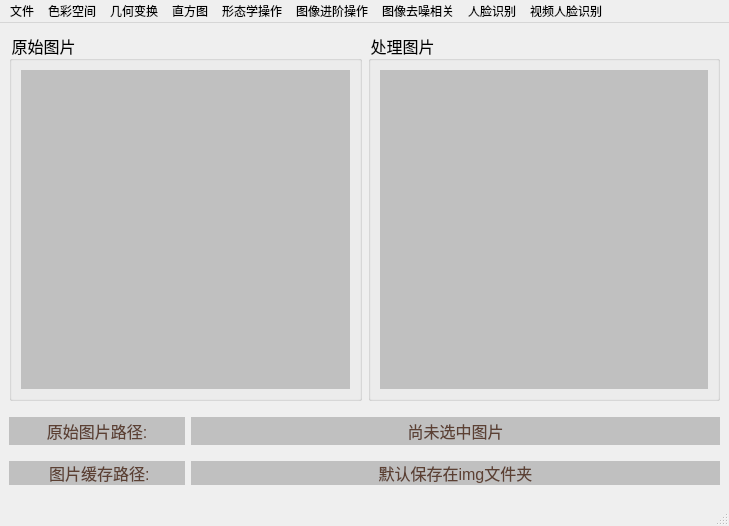
<?xml version="1.0" encoding="UTF-8"?>
<ui version="4.0">
 <class>mainWindow</class>
 <widget class="QMainWindow" name="mainWindow">
  <property name="geometry">
   <rect>
    <x>0</x>
    <y>0</y>
    <width>729</width>
    <height>526</height>
   </rect>
  </property>
  <property name="windowTitle">
   <string>数字图像处理 By 图图</string>
  </property>
  <property name="styleSheet">
   <string notr="true">QLabel { 
    color:#5c4033 ;
    font-size:16px;
	border:0px solid #b5a642;
	font-family:幼圆;
	background-color: silver
}

QGroupBox {
	font-family:幼圆;
	font-size:16px;
}

QPushButton {
    border: 1px solid rgb(124, 124, 124);
    background-color: qconicalgradient(cx:0.5, cy:0.5, angle:180, stop:0.49999 rgba(214, 214, 214, 255), stop:0.50001 rgba(236, 236, 236, 255));	
    border-radius:30px;
	font-family:微软雅黑;
	font-size:25px;
}

QPushButton:hover{
    border: 1px solid #3C80B1;
    background-color: qconicalgradient(cx:0.5, cy:0.5, angle:180, stop:0.49999 rgba(181, 225, 250, 255), stop:0.50001 rgba(222, 242, 251, 255));
    border-radius:5px;
}

QPushButton:pressed{
    border: 1px solid #5F92B2;
    background-color: qconicalgradient(cx:0.5, cy:0.5, angle:180, stop:0.49999 rgba(134, 198, 233, 255), stop:0.50001 rgba(206, 234, 248, 255));
    border-radius:5px;
}</string>
  </property>
  <widget class="QWidget" name="centralwidget">
   <layout class="QVBoxLayout" name="verticalLayout" stretch="10,1,0">
    <item>
     <layout class="QHBoxLayout" name="horizontalLayout" stretch="1,1">
      <property name="bottomMargin">
       <number>10</number>
      </property>
      <item>
       <widget class="QGroupBox" name="original_group">
        <property name="sizePolicy">
         <sizepolicy hsizetype="Preferred" vsizetype="Preferred">
          <horstretch>0</horstretch>
          <verstretch>0</verstretch>
         </sizepolicy>
        </property>
        <property name="font">
         <font>
          <family>幼圆</family>
          <pointsize>-1</pointsize>
         </font>
        </property>
        <property name="title">
         <string>原始图片</string>
        </property>
        <layout class="QGridLayout" name="gridLayout_2">
         <item row="0" column="0">
          <widget class="QLabel" name="ori_pic">
           <property name="text">
            <string/>
           </property>
           <property name="scaledContents">
            <bool>true</bool>
           </property>
          </widget>
         </item>
        </layout>
       </widget>
      </item>
      <item>
       <widget class="QGroupBox" name="fixed_group">
        <property name="font">
         <font>
          <family>幼圆</family>
          <pointsize>-1</pointsize>
         </font>
        </property>
        <property name="mouseTracking">
         <bool>false</bool>
        </property>
        <property name="title">
         <string>处理图片</string>
        </property>
        <layout class="QGridLayout" name="gridLayout">
         <item row="0" column="0">
          <widget class="QLabel" name="fixed_pic">
           <property name="text">
            <string/>
           </property>
           <property name="scaledContents">
            <bool>true</bool>
           </property>
          </widget>
         </item>
        </layout>
       </widget>
      </item>
     </layout>
    </item>
    <item>
     <layout class="QGridLayout" name="gridLayout_4" columnstretch="1,3">
      <property name="bottomMargin">
       <number>10</number>
      </property>
      <item row="0" column="0">
       <widget class="QLabel" name="origin_label">
        <property name="text">
         <string>原始图片路径:</string>
        </property>
        <property name="alignment">
         <set>Qt::AlignCenter</set>
        </property>
       </widget>
      </item>
      <item row="0" column="1">
       <widget class="QLabel" name="origin_pic_path">
        <property name="font">
         <font>
          <family>幼圆</family>
          <pointsize>-1</pointsize>
         </font>
        </property>
        <property name="text">
         <string>尚未选中图片</string>
        </property>
        <property name="alignment">
         <set>Qt::AlignCenter</set>
        </property>
       </widget>
      </item>
     </layout>
    </item>
    <item>
     <layout class="QGridLayout" name="gridLayout_3" columnstretch="1,3">
      <property name="bottomMargin">
       <number>10</number>
      </property>
      <item row="0" column="0">
       <widget class="QLabel" name="save_label">
        <property name="sizePolicy">
         <sizepolicy hsizetype="Preferred" vsizetype="Preferred">
          <horstretch>0</horstretch>
          <verstretch>0</verstretch>
         </sizepolicy>
        </property>
        <property name="text">
         <string>     图片缓存路径:    </string>
        </property>
        <property name="alignment">
         <set>Qt::AlignCenter</set>
        </property>
       </widget>
      </item>
      <item row="0" column="1">
       <widget class="QLabel" name="save_pic_path">
        <property name="text">
         <string>默认保存在img文件夹</string>
        </property>
        <property name="alignment">
         <set>Qt::AlignCenter</set>
        </property>
       </widget>
      </item>
     </layout>
    </item>
   </layout>
  </widget>
  <widget class="QMenuBar" name="menubar">
   <property name="enabled">
    <bool>true</bool>
   </property>
   <property name="geometry">
    <rect>
     <x>0</x>
     <y>0</y>
     <width>729</width>
     <height>23</height>
    </rect>
   </property>
   <property name="cursor">
    <cursorShape>CrossCursor</cursorShape>
   </property>
   <widget class="QMenu" name="file_menu">
    <property name="enabled">
     <bool>true</bool>
    </property>
    <property name="title">
     <string>文件</string>
    </property>
    <addaction name="Open_btn"/>
    <addaction name="Save_btn"/>
   </widget>
   <widget class="QMenu" name="geo_menu">
    <property name="enabled">
     <bool>true</bool>
    </property>
    <property name="title">
     <string>几何变换</string>
    </property>
    <widget class="QMenu" name="RotateMenu">
     <property name="title">
      <string>图像旋转</string>
     </property>
     <addaction name="separator"/>
     <addaction name="FreeRotation"/>
     <addaction name="FixedRotation"/>
    </widget>
    <addaction name="ImageMove"/>
    <addaction name="ImageResize_t"/>
    <addaction name="ImageResize_p"/>
    <addaction name="Mirror_H_menu"/>
    <addaction name="Mirror_V_menu"/>
    <addaction name="Mirror_C_menu"/>
    <addaction name="RotateMenu"/>
   </widget>
   <widget class="QMenu" name="denoising_menu">
    <property name="enabled">
     <bool>true</bool>
    </property>
    <property name="title">
     <string>图像去噪相关</string>
    </property>
    <widget class="QMenu" name="Noise_menu">
     <property name="title">
      <string>随机给图片添加噪声</string>
     </property>
     <addaction name="Salt_And_Pepper_Noise_menu"/>
     <addaction name="Gauss_Noise_menu"/>
    </widget>
    <widget class="QMenu" name="Filter_menu">
     <property name="title">
      <string>图像滤波</string>
     </property>
     <widget class="QMenu" name="Statistic_Filtering_menu">
      <property name="title">
       <string>排序统计类滤波</string>
      </property>
      <addaction name="separator"/>
      <addaction name="leastFilter"/>
      <addaction name="middleFilter"/>
      <addaction name="LargestFilter"/>
     </widget>
     <widget class="QMenu" name="Choice_menu">
      <property name="title">
       <string>选择性滤波器</string>
      </property>
      <addaction name="passFilter"/>
      <addaction name="blockFilter"/>
     </widget>
     <addaction name="Gaussian_Blur_menu"/>
     <addaction name="Average_Filtering_menu"/>
     <addaction name="Statistic_Filtering_menu"/>
     <addaction name="Choice_menu"/>
    </widget>
    <addaction name="Noise_menu"/>
    <addaction name="Filter_menu"/>
   </widget>
   <widget class="QMenu" name="color_menu">
    <property name="title">
     <string>色彩空间</string>
    </property>
    <widget class="QMenu" name="menuRGB">
     <property name="title">
      <string>RGB空间</string>
     </property>
     <addaction name="extractB"/>
     <addaction name="extractG"/>
     <addaction name="extractR"/>
    </widget>
    <widget class="QMenu" name="menuHSV">
     <property name="title">
      <string>HSV空间</string>
     </property>
     <addaction name="extractH"/>
     <addaction name="extractS"/>
     <addaction name="extractV"/>
    </widget>
    <addaction name="menuRGB"/>
    <addaction name="menuHSV"/>
    <addaction name="grey_info"/>
   </widget>
   <widget class="QMenu" name="histogram_menu">
    <property name="title">
     <string>直方图</string>
    </property>
    <addaction name="GreyHistogram"/>
    <addaction name="ColorHistogram"/>
   </widget>
   <widget class="QMenu" name="advancecd_menu">
    <property name="title">
     <string>图像进阶操作</string>
    </property>
    <widget class="QMenu" name="edge_menu">
     <property name="title">
      <string>边缘检测</string>
     </property>
     <addaction name="RobertsOperator"/>
     <addaction name="SobelOperator"/>
     <addaction name="LaplacianOperator"/>
     <addaction name="LoGOperator"/>
     <addaction name="actionCanny"/>
    </widget>
    <widget class="QMenu" name="menuHough">
     <property name="title">
      <string>Hough线条变化检测</string>
     </property>
     <addaction name="separator"/>
     <addaction name="StraightDetect"/>
     <addaction name="CurveDetect"/>
    </widget>
    <addaction name="ImageEnhance"/>
    <addaction name="edge_menu"/>
    <addaction name="menuHough"/>
   </widget>
   <widget class="QMenu" name="mophology_menu">
    <property name="title">
     <string>形态学操作</string>
    </property>
    <addaction name="Erosion"/>
    <addaction name="Inflation"/>
    <addaction name="OpenOperation"/>
    <addaction name="CloseOperation"/>
   </widget>
   <widget class="QMenu" name="faceMenu">
    <property name="title">
     <string>人脸识别</string>
    </property>
    <addaction name="faceDetection"/>
   </widget>
   <widget class="QMenu" name="videoMenu">
    <property name="title">
     <string>视频人脸识别</string>
    </property>
    <addaction name="videoDetkt"/>
   </widget>
   <addaction name="file_menu"/>
   <addaction name="color_menu"/>
   <addaction name="geo_menu"/>
   <addaction name="histogram_menu"/>
   <addaction name="mophology_menu"/>
   <addaction name="advancecd_menu"/>
   <addaction name="denoising_menu"/>
   <addaction name="faceMenu"/>
   <addaction name="videoMenu"/>
  </widget>
  <widget class="QStatusBar" name="statusbar"/>
  <action name="Mirror_H_menu">
   <property name="text">
    <string>水平镜像</string>
   </property>
  </action>
  <action name="Mirror_V_menu">
   <property name="text">
    <string>垂直镜像</string>
   </property>
  </action>
  <action name="Histogram_Equalization2_menu">
   <property name="text">
    <string>三个通道分别均衡化</string>
   </property>
  </action>
  <action name="Histogram_Equalization_menu">
   <property name="text">
    <string>三个通道一起均衡化（不推荐）</string>
   </property>
  </action>
  <action name="Salt_And_Pepper_Noise_menu">
   <property name="text">
    <string>椒盐噪声</string>
   </property>
  </action>
  <action name="Gauss_Noise_menu">
   <property name="text">
    <string>高斯噪声</string>
   </property>
  </action>
  <action name="Gaussian_Blur_menu">
   <property name="text">
    <string>Gauss滤波</string>
   </property>
  </action>
  <action name="Average_Filtering_menu">
   <property name="text">
    <string>算术均值滤波</string>
   </property>
  </action>
  <action name="grey_info">
   <property name="text">
    <string>图片灰度化</string>
   </property>
  </action>
  <action name="Open_btn">
   <property name="text">
    <string>打开图片</string>
   </property>
  </action>
  <action name="ImageResize_t">
   <property name="text">
    <string>图像放缩(倍率)</string>
   </property>
  </action>
  <action name="ImageResize_p">
   <property name="text">
    <string>图像放缩(定值)</string>
   </property>
  </action>
  <action name="ImageMove">
   <property name="text">
    <string>图像平移</string>
   </property>
  </action>
  <action name="extractB">
   <property name="text">
    <string>B通道提取</string>
   </property>
  </action>
  <action name="extractG">
   <property name="text">
    <string>G通道提取</string>
   </property>
  </action>
  <action name="extractR">
   <property name="text">
    <string>R通道提取</string>
   </property>
  </action>
  <action name="extractH">
   <property name="text">
    <string>H通道提取</string>
   </property>
  </action>
  <action name="extractS">
   <property name="text">
    <string>S通道提取</string>
   </property>
  </action>
  <action name="extractV">
   <property name="text">
    <string>V通道提取</string>
   </property>
  </action>
  <action name="Mirror_C_menu">
   <property name="text">
    <string>对角镜像</string>
   </property>
  </action>
  <action name="GreyHistogram">
   <property name="text">
    <string>绘制灰度直方图</string>
   </property>
  </action>
  <action name="ColorHistogram">
   <property name="text">
    <string>绘制彩色直方图</string>
   </property>
  </action>
  <action name="ImageEnhance">
   <property name="text">
    <string>图像增强</string>
   </property>
  </action>
  <action name="RobertsOperator">
   <property name="text">
    <string>Roberts算子</string>
   </property>
  </action>
  <action name="SobelOperator">
   <property name="text">
    <string>Sobel算子</string>
   </property>
  </action>
  <action name="LaplacianOperator">
   <property name="text">
    <string>Laplacian 算子</string>
   </property>
  </action>
  <action name="LoGOperator">
   <property name="text">
    <string>LoG 边缘算子</string>
   </property>
  </action>
  <action name="actionCanny">
   <property name="text">
    <string>Canny 边缘检测</string>
   </property>
  </action>
  <action name="Erosion">
   <property name="text">
    <string>腐蚀</string>
   </property>
  </action>
  <action name="Inflation">
   <property name="text">
    <string>膨胀</string>
   </property>
  </action>
  <action name="OpenOperation">
   <property name="text">
    <string>开运算</string>
   </property>
  </action>
  <action name="CloseOperation">
   <property name="text">
    <string>闭运算</string>
   </property>
  </action>
  <action name="Save_btn">
   <property name="text">
    <string>保存图片</string>
   </property>
  </action>
  <action name="FreeRotation">
   <property name="text">
    <string>自由旋转</string>
   </property>
  </action>
  <action name="FixedRotation">
   <property name="text">
    <string>垂直旋转</string>
   </property>
  </action>
  <action name="leastFilter">
   <property name="text">
    <string>最小值滤波</string>
   </property>
  </action>
  <action name="middleFilter">
   <property name="text">
    <string>中值滤波</string>
   </property>
  </action>
  <action name="LargestFilter">
   <property name="text">
    <string>最大值滤波</string>
   </property>
  </action>
  <action name="passFilter">
   <property name="text">
    <string>带通滤波</string>
   </property>
  </action>
  <action name="blockFilter">
   <property name="text">
    <string>带阻滤波</string>
   </property>
  </action>
  <action name="faceDetection">
   <property name="text">
    <string>图像人脸识别</string>
   </property>
  </action>
  <action name="StraightDetect">
   <property name="text">
    <string>直线检测</string>
   </property>
  </action>
  <action name="CurveDetect">
   <property name="text">
    <string>曲线检测</string>
   </property>
  </action>
  <action name="videoDetkt">
   <property name="text">
    <string>实时人脸识别</string>
   </property>
  </action>
 </widget>
 <resources/>
 <connections>
  <connection>
   <sender>Open_btn</sender>
   <signal>triggered()</signal>
   <receiver>mainWindow</receiver>
   <slot>OpenImg()</slot>
   <hints>
    <hint type="sourcelabel">
     <x>-1</x>
     <y>-1</y>
    </hint>
    <hint type="destinationlabel">
     <x>369</x>
     <y>281</y>
    </hint>
   </hints>
  </connection>
  <connection>
   <sender>Save_btn</sender>
   <signal>triggered()</signal>
   <receiver>mainWindow</receiver>
   <slot>SaveImg()</slot>
   <hints>
    <hint type="sourcelabel">
     <x>-1</x>
     <y>-1</y>
    </hint>
    <hint type="destinationlabel">
     <x>378</x>
     <y>262</y>
    </hint>
   </hints>
  </connection>
  <connection>
   <sender>extractV</sender>
   <signal>triggered()</signal>
   <receiver>mainWindow</receiver>
   <slot>ExtractVchannel()</slot>
   <hints>
    <hint type="sourcelabel">
     <x>-1</x>
     <y>-1</y>
    </hint>
    <hint type="destinationlabel">
     <x>378</x>
     <y>262</y>
    </hint>
   </hints>
  </connection>
  <connection>
   <sender>extractS</sender>
   <signal>triggered()</signal>
   <receiver>mainWindow</receiver>
   <slot>ExtractSchannel()</slot>
   <hints>
    <hint type="sourcelabel">
     <x>-1</x>
     <y>-1</y>
    </hint>
    <hint type="destinationlabel">
     <x>378</x>
     <y>262</y>
    </hint>
   </hints>
  </connection>
  <connection>
   <sender>extractH</sender>
   <signal>triggered()</signal>
   <receiver>mainWindow</receiver>
   <slot>ExtractHchannel()</slot>
   <hints>
    <hint type="sourcelabel">
     <x>-1</x>
     <y>-1</y>
    </hint>
    <hint type="destinationlabel">
     <x>378</x>
     <y>262</y>
    </hint>
   </hints>
  </connection>
  <connection>
   <sender>extractR</sender>
   <signal>triggered()</signal>
   <receiver>mainWindow</receiver>
   <slot>ExtractRchannel()</slot>
   <hints>
    <hint type="sourcelabel">
     <x>-1</x>
     <y>-1</y>
    </hint>
    <hint type="destinationlabel">
     <x>378</x>
     <y>262</y>
    </hint>
   </hints>
  </connection>
  <connection>
   <sender>extractG</sender>
   <signal>triggered()</signal>
   <receiver>mainWindow</receiver>
   <slot>ExtractGchannel()</slot>
   <hints>
    <hint type="sourcelabel">
     <x>-1</x>
     <y>-1</y>
    </hint>
    <hint type="destinationlabel">
     <x>378</x>
     <y>262</y>
    </hint>
   </hints>
  </connection>
  <connection>
   <sender>extractB</sender>
   <signal>triggered()</signal>
   <receiver>mainWindow</receiver>
   <slot>ExtractBchannel()</slot>
   <hints>
    <hint type="sourcelabel">
     <x>-1</x>
     <y>-1</y>
    </hint>
    <hint type="destinationlabel">
     <x>378</x>
     <y>262</y>
    </hint>
   </hints>
  </connection>
  <connection>
   <sender>grey_info</sender>
   <signal>triggered()</signal>
   <receiver>mainWindow</receiver>
   <slot>GreyPic()</slot>
   <hints>
    <hint type="sourcelabel">
     <x>-1</x>
     <y>-1</y>
    </hint>
    <hint type="destinationlabel">
     <x>378</x>
     <y>262</y>
    </hint>
   </hints>
  </connection>
  <connection>
   <sender>ImageMove</sender>
   <signal>triggered()</signal>
   <receiver>mainWindow</receiver>
   <slot>MovePic()</slot>
   <hints>
    <hint type="sourcelabel">
     <x>-1</x>
     <y>-1</y>
    </hint>
    <hint type="destinationlabel">
     <x>378</x>
     <y>262</y>
    </hint>
   </hints>
  </connection>
  <connection>
   <sender>ImageResize_t</sender>
   <signal>triggered()</signal>
   <receiver>mainWindow</receiver>
   <slot>ImageResizeTimes()</slot>
   <hints>
    <hint type="sourcelabel">
     <x>-1</x>
     <y>-1</y>
    </hint>
    <hint type="destinationlabel">
     <x>378</x>
     <y>262</y>
    </hint>
   </hints>
  </connection>
  <connection>
   <sender>ImageResize_p</sender>
   <signal>triggered()</signal>
   <receiver>mainWindow</receiver>
   <slot>ImageResizePixel()</slot>
   <hints>
    <hint type="sourcelabel">
     <x>-1</x>
     <y>-1</y>
    </hint>
    <hint type="destinationlabel">
     <x>378</x>
     <y>262</y>
    </hint>
   </hints>
  </connection>
  <connection>
   <sender>Mirror_H_menu</sender>
   <signal>triggered()</signal>
   <receiver>mainWindow</receiver>
   <slot>HorizontalFlip()</slot>
   <hints>
    <hint type="sourcelabel">
     <x>-1</x>
     <y>-1</y>
    </hint>
    <hint type="destinationlabel">
     <x>378</x>
     <y>262</y>
    </hint>
   </hints>
  </connection>
  <connection>
   <sender>Mirror_V_menu</sender>
   <signal>triggered()</signal>
   <receiver>mainWindow</receiver>
   <slot>VerticalFlip()</slot>
   <hints>
    <hint type="sourcelabel">
     <x>-1</x>
     <y>-1</y>
    </hint>
    <hint type="destinationlabel">
     <x>378</x>
     <y>262</y>
    </hint>
   </hints>
  </connection>
  <connection>
   <sender>Mirror_C_menu</sender>
   <signal>triggered()</signal>
   <receiver>mainWindow</receiver>
   <slot>CrossFlip()</slot>
   <hints>
    <hint type="sourcelabel">
     <x>-1</x>
     <y>-1</y>
    </hint>
    <hint type="destinationlabel">
     <x>378</x>
     <y>262</y>
    </hint>
   </hints>
  </connection>
  <connection>
   <sender>FreeRotation</sender>
   <signal>triggered()</signal>
   <receiver>mainWindow</receiver>
   <slot>FreeRotate()</slot>
   <hints>
    <hint type="sourcelabel">
     <x>-1</x>
     <y>-1</y>
    </hint>
    <hint type="destinationlabel">
     <x>378</x>
     <y>262</y>
    </hint>
   </hints>
  </connection>
  <connection>
   <sender>FixedRotation</sender>
   <signal>triggered()</signal>
   <receiver>mainWindow</receiver>
   <slot>FixedRotate()</slot>
   <hints>
    <hint type="sourcelabel">
     <x>-1</x>
     <y>-1</y>
    </hint>
    <hint type="destinationlabel">
     <x>378</x>
     <y>262</y>
    </hint>
   </hints>
  </connection>
  <connection>
   <sender>GreyHistogram</sender>
   <signal>triggered()</signal>
   <receiver>mainWindow</receiver>
   <slot>DrawGreyHistogram()</slot>
   <hints>
    <hint type="sourcelabel">
     <x>-1</x>
     <y>-1</y>
    </hint>
    <hint type="destinationlabel">
     <x>298</x>
     <y>262</y>
    </hint>
   </hints>
  </connection>
  <connection>
   <sender>ColorHistogram</sender>
   <signal>triggered()</signal>
   <receiver>mainWindow</receiver>
   <slot>DrawRGBHistogram()</slot>
   <hints>
    <hint type="sourcelabel">
     <x>-1</x>
     <y>-1</y>
    </hint>
    <hint type="destinationlabel">
     <x>298</x>
     <y>262</y>
    </hint>
   </hints>
  </connection>
  <connection>
   <sender>Erosion</sender>
   <signal>triggered()</signal>
   <receiver>mainWindow</receiver>
   <slot>Erode()</slot>
   <hints>
    <hint type="sourcelabel">
     <x>-1</x>
     <y>-1</y>
    </hint>
    <hint type="destinationlabel">
     <x>298</x>
     <y>262</y>
    </hint>
   </hints>
  </connection>
  <connection>
   <sender>Inflation</sender>
   <signal>triggered()</signal>
   <receiver>mainWindow</receiver>
   <slot>Dilate()</slot>
   <hints>
    <hint type="sourcelabel">
     <x>-1</x>
     <y>-1</y>
    </hint>
    <hint type="destinationlabel">
     <x>298</x>
     <y>262</y>
    </hint>
   </hints>
  </connection>
  <connection>
   <sender>OpenOperation</sender>
   <signal>triggered()</signal>
   <receiver>mainWindow</receiver>
   <slot>OpenOperate()</slot>
   <hints>
    <hint type="sourcelabel">
     <x>-1</x>
     <y>-1</y>
    </hint>
    <hint type="destinationlabel">
     <x>298</x>
     <y>262</y>
    </hint>
   </hints>
  </connection>
  <connection>
   <sender>CloseOperation</sender>
   <signal>triggered()</signal>
   <receiver>mainWindow</receiver>
   <slot>CloseOperate()</slot>
   <hints>
    <hint type="sourcelabel">
     <x>-1</x>
     <y>-1</y>
    </hint>
    <hint type="destinationlabel">
     <x>298</x>
     <y>262</y>
    </hint>
   </hints>
  </connection>
  <connection>
   <sender>ImageEnhance</sender>
   <signal>triggered()</signal>
   <receiver>mainWindow</receiver>
   <slot>PicStrength()</slot>
   <hints>
    <hint type="sourcelabel">
     <x>-1</x>
     <y>-1</y>
    </hint>
    <hint type="destinationlabel">
     <x>298</x>
     <y>262</y>
    </hint>
   </hints>
  </connection>
  <connection>
   <sender>RobertsOperator</sender>
   <signal>triggered()</signal>
   <receiver>mainWindow</receiver>
   <slot>RobertsOperation()</slot>
   <hints>
    <hint type="sourcelabel">
     <x>-1</x>
     <y>-1</y>
    </hint>
    <hint type="destinationlabel">
     <x>298</x>
     <y>262</y>
    </hint>
   </hints>
  </connection>
  <connection>
   <sender>SobelOperator</sender>
   <signal>triggered()</signal>
   <receiver>mainWindow</receiver>
   <slot>SobelOperation()</slot>
   <hints>
    <hint type="sourcelabel">
     <x>-1</x>
     <y>-1</y>
    </hint>
    <hint type="destinationlabel">
     <x>298</x>
     <y>262</y>
    </hint>
   </hints>
  </connection>
  <connection>
   <sender>LaplacianOperator</sender>
   <signal>triggered()</signal>
   <receiver>mainWindow</receiver>
   <slot>LaplacianOperation()</slot>
   <hints>
    <hint type="sourcelabel">
     <x>-1</x>
     <y>-1</y>
    </hint>
    <hint type="destinationlabel">
     <x>298</x>
     <y>262</y>
    </hint>
   </hints>
  </connection>
  <connection>
   <sender>LoGOperator</sender>
   <signal>triggered()</signal>
   <receiver>mainWindow</receiver>
   <slot>LoGOperation()</slot>
   <hints>
    <hint type="sourcelabel">
     <x>-1</x>
     <y>-1</y>
    </hint>
    <hint type="destinationlabel">
     <x>298</x>
     <y>262</y>
    </hint>
   </hints>
  </connection>
  <connection>
   <sender>actionCanny</sender>
   <signal>triggered()</signal>
   <receiver>mainWindow</receiver>
   <slot>CannyOperation()</slot>
   <hints>
    <hint type="sourcelabel">
     <x>-1</x>
     <y>-1</y>
    </hint>
    <hint type="destinationlabel">
     <x>298</x>
     <y>262</y>
    </hint>
   </hints>
  </connection>
  <connection>
   <sender>Gauss_Noise_menu</sender>
   <signal>triggered()</signal>
   <receiver>mainWindow</receiver>
   <slot>GaussNoise()</slot>
   <hints>
    <hint type="sourcelabel">
     <x>-1</x>
     <y>-1</y>
    </hint>
    <hint type="destinationlabel">
     <x>298</x>
     <y>262</y>
    </hint>
   </hints>
  </connection>
  <connection>
   <sender>Salt_And_Pepper_Noise_menu</sender>
   <signal>triggered()</signal>
   <receiver>mainWindow</receiver>
   <slot>PepperSaltyNoise()</slot>
   <hints>
    <hint type="sourcelabel">
     <x>-1</x>
     <y>-1</y>
    </hint>
    <hint type="destinationlabel">
     <x>298</x>
     <y>262</y>
    </hint>
   </hints>
  </connection>
  <connection>
   <sender>Gaussian_Blur_menu</sender>
   <signal>triggered()</signal>
   <receiver>mainWindow</receiver>
   <slot>GaussFilter()</slot>
   <hints>
    <hint type="sourcelabel">
     <x>-1</x>
     <y>-1</y>
    </hint>
    <hint type="destinationlabel">
     <x>298</x>
     <y>262</y>
    </hint>
   </hints>
  </connection>
  <connection>
   <sender>Average_Filtering_menu</sender>
   <signal>triggered()</signal>
   <receiver>mainWindow</receiver>
   <slot>AvgFilter()</slot>
   <hints>
    <hint type="sourcelabel">
     <x>-1</x>
     <y>-1</y>
    </hint>
    <hint type="destinationlabel">
     <x>298</x>
     <y>262</y>
    </hint>
   </hints>
  </connection>
  <connection>
   <sender>leastFilter</sender>
   <signal>triggered()</signal>
   <receiver>mainWindow</receiver>
   <slot>minFilter()</slot>
   <hints>
    <hint type="sourcelabel">
     <x>-1</x>
     <y>-1</y>
    </hint>
    <hint type="destinationlabel">
     <x>298</x>
     <y>262</y>
    </hint>
   </hints>
  </connection>
  <connection>
   <sender>middleFilter</sender>
   <signal>triggered()</signal>
   <receiver>mainWindow</receiver>
   <slot>MidFilter()</slot>
   <hints>
    <hint type="sourcelabel">
     <x>-1</x>
     <y>-1</y>
    </hint>
    <hint type="destinationlabel">
     <x>298</x>
     <y>262</y>
    </hint>
   </hints>
  </connection>
  <connection>
   <sender>LargestFilter</sender>
   <signal>triggered()</signal>
   <receiver>mainWindow</receiver>
   <slot>maxFilter()</slot>
   <hints>
    <hint type="sourcelabel">
     <x>-1</x>
     <y>-1</y>
    </hint>
    <hint type="destinationlabel">
     <x>298</x>
     <y>262</y>
    </hint>
   </hints>
  </connection>
  <connection>
   <sender>passFilter</sender>
   <signal>triggered()</signal>
   <receiver>mainWindow</receiver>
   <slot>PassFilter()</slot>
   <hints>
    <hint type="sourcelabel">
     <x>-1</x>
     <y>-1</y>
    </hint>
    <hint type="destinationlabel">
     <x>298</x>
     <y>262</y>
    </hint>
   </hints>
  </connection>
  <connection>
   <sender>blockFilter</sender>
   <signal>triggered()</signal>
   <receiver>mainWindow</receiver>
   <slot>BlockFilter()</slot>
   <hints>
    <hint type="sourcelabel">
     <x>-1</x>
     <y>-1</y>
    </hint>
    <hint type="destinationlabel">
     <x>298</x>
     <y>262</y>
    </hint>
   </hints>
  </connection>
  <connection>
   <sender>faceDetection</sender>
   <signal>triggered()</signal>
   <receiver>mainWindow</receiver>
   <slot>faceDetect()</slot>
   <hints>
    <hint type="sourcelabel">
     <x>-1</x>
     <y>-1</y>
    </hint>
    <hint type="destinationlabel">
     <x>298</x>
     <y>262</y>
    </hint>
   </hints>
  </connection>
  <connection>
   <sender>StraightDetect</sender>
   <signal>triggered()</signal>
   <receiver>mainWindow</receiver>
   <slot>HoughStraight()</slot>
   <hints>
    <hint type="sourcelabel">
     <x>456</x>
     <y>83</y>
    </hint>
    <hint type="destinationlabel">
     <x>364</x>
     <y>262</y>
    </hint>
   </hints>
  </connection>
  <connection>
   <sender>CurveDetect</sender>
   <signal>triggered()</signal>
   <receiver>mainWindow</receiver>
   <slot>HoughCurve()</slot>
   <hints>
    <hint type="sourcelabel">
     <x>456</x>
     <y>67</y>
    </hint>
    <hint type="destinationlabel">
     <x>364</x>
     <y>262</y>
    </hint>
   </hints>
  </connection>
  <connection>
   <sender>videoDetkt</sender>
   <signal>triggered()</signal>
   <receiver>mainWindow</receiver>
   <slot>videoDetect()</slot>
   <hints>
    <hint type="sourcelabel">
     <x>-1</x>
     <y>-1</y>
    </hint>
    <hint type="destinationlabel">
     <x>364</x>
     <y>262</y>
    </hint>
   </hints>
  </connection>
 </connections>
 <slots>
  <slot>OpenImg()</slot>
  <slot>SaveImg()</slot>
  <slot>GreyPic()</slot>
  <slot>ExtractBchannel()</slot>
  <slot>ExtractGchannel()</slot>
  <slot>ExtractRchannel()</slot>
  <slot>ExtractHchannel()</slot>
  <slot>ExtractSchannel()</slot>
  <slot>ExtractVchannel()</slot>
  <slot>MovePic()</slot>
  <slot>ImageResizeTimes()</slot>
  <slot>ImageResizePixel()</slot>
  <slot>HorizontalFlip()</slot>
  <slot>VerticalFlip()</slot>
  <slot>CrossFlip()</slot>
  <slot>FreeRotate()</slot>
  <slot>FixedRotate()</slot>
  <slot>DrawGreyHistogram()</slot>
  <slot>DrawRGBHistogram()</slot>
  <slot>Erode()</slot>
  <slot>Dilate()</slot>
  <slot>OpenOperate()</slot>
  <slot>CloseOperate()</slot>
  <slot>PicStrength()</slot>
  <slot>RobertsOperation()</slot>
  <slot>SobelOperation()</slot>
  <slot>LaplacianOperation()</slot>
  <slot>LoGOperation()</slot>
  <slot>CannyOperation()</slot>
  <slot>GaussNoise()</slot>
  <slot>PepperSaltyNoise()</slot>
  <slot>GaussFilter()</slot>
  <slot>AvgFilter()</slot>
  <slot>MidFilter()</slot>
  <slot>minFilter()</slot>
  <slot>maxFilter()</slot>
  <slot>PassFilter()</slot>
  <slot>BlockFilter()</slot>
  <slot>faceDetect()</slot>
  <slot>HoughStraight()</slot>
  <slot>HoughCurve()</slot>
  <slot>videoDetect()</slot>
 </slots>
</ui>
